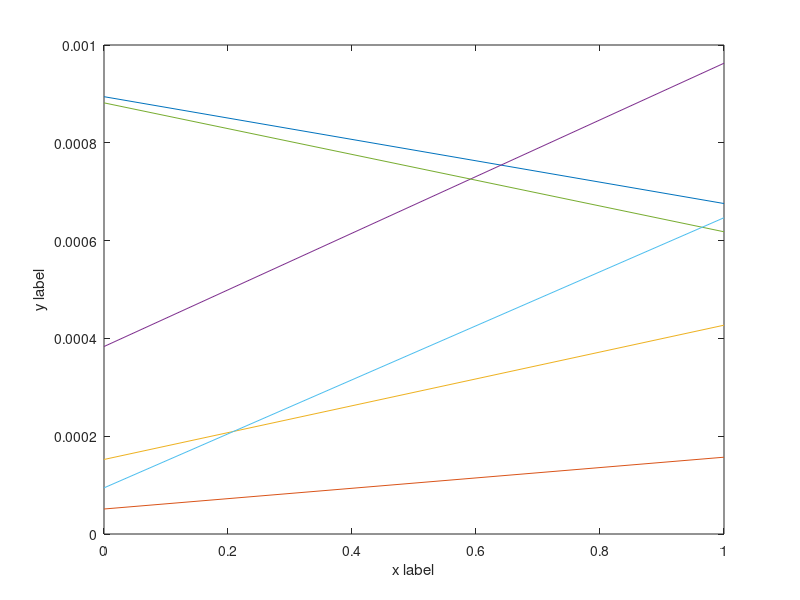
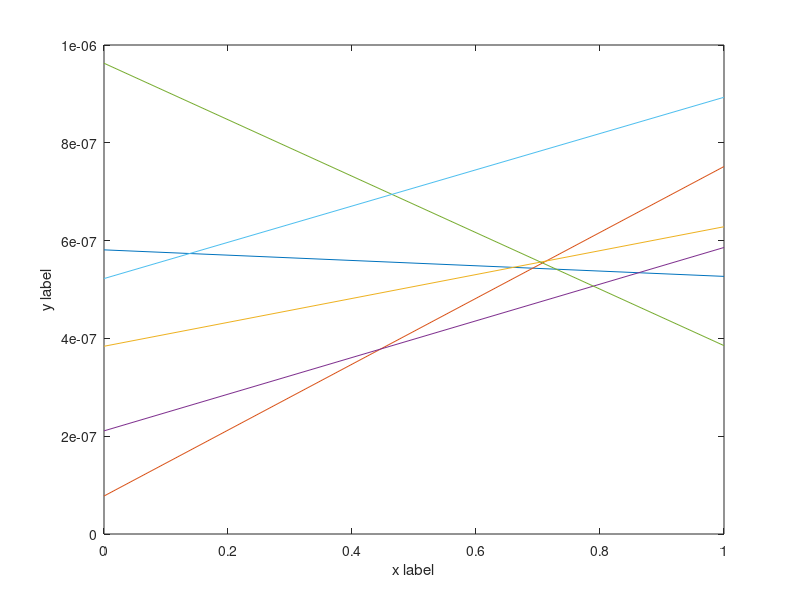

Recreate these plots in MATLAB, in order. (Note: this script raises an error after producing the figures.)
%% Preamble -- not to appear in userguide
hfig(1) = figure;
set(hfig(1),'units','centimeters','NumberTitle','off','Name','test16-fig1');
pos = get(hfig(1),'position');
set(hfig(1),'position',[pos(1:2),6,4]);
hfig(2) = figure;
set(hfig(2),'units','centimeters','NumberTitle','off','Name','test16-fig2');
pos = get(hfig(2),'position');
set(hfig(2),'position',[pos(1:2),6,4]);
%% Everything below appears in userguide
hax(1) = axes('parent',hfig(1));
hax(2) = axes('parent',hfig(2));
plot(hax(1),[0 1],1e-3*rand(6,2));
plot(hax(2),[0 1],1e-6*rand(6,2));
set(hax(1),'ylim',1e-3*[0 1]);
set(hax(2),'ylim',1e-6*[0 1]);
xlabel(hax(1),'x label');xlabel(hax(2),'x label');
ylabel(hax(1),'y label');ylabel(hax(2),'y label');
matlabfrag('graphics/test16-fig1','handle',hfig(1));
matlabfrag('graphics/test16-fig2','handle',hfig(2));